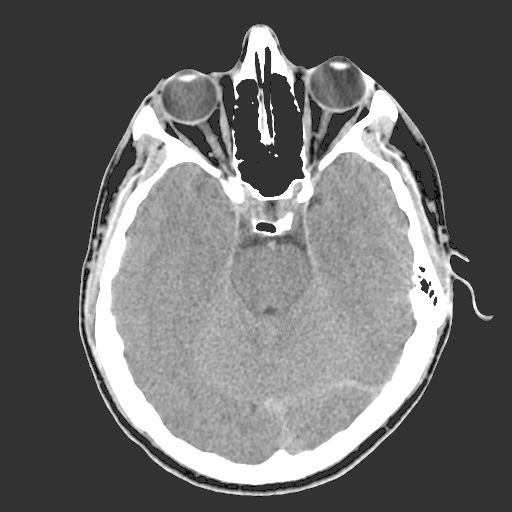
#> input picture HW2_Intensity-based Operations/Q4/HeadCT.tif, 512 x 512 px
$ python Q4.py
#> lines starting #> are read from the running program, lines starting #| are printed output that depends on the picture
import numpy as np
import cv2 as cv
import matplotlib.pyplot as plt

################## Part B ######################
def transform2(img1 , A , B):
    for i in range(img1.shape[0]):
        for j in range(img1.shape[1]):
            if img1[i,j]<A or img1[i,j]>B:
                    img1[i,j]=0  # intensities which are out of the [A,B] range, are changed to zero
    return img1

################## Part C ######################
# Reading the image in gray
HeadCT = cv.imread('HeadCT.tif' , 0)
#> HeadCT is the input picture: shape (512, 512); min 2, max 255, mean 107.2

# get copy of main image in order to not change in the process
img_copy = HeadCT.copy()

# Estimate the intensities if bone and baack ground
bone_intensity = img_copy[460,300]
#> bone_intensity = 255
background_intensity = img_copy[50,10]
#> background_intensity = 50
print('bone intensity=',bone_intensity,'\n','background intensity=', background_intensity)
#| bone intensity= 255
#|  background intensity= 50

New_img = transform2(img_copy,background_intensity+10, bone_intensity-10 ) # +-10 as confidence range
#> after the loop in transform2, `for i in range(img1.shape[0]):`:
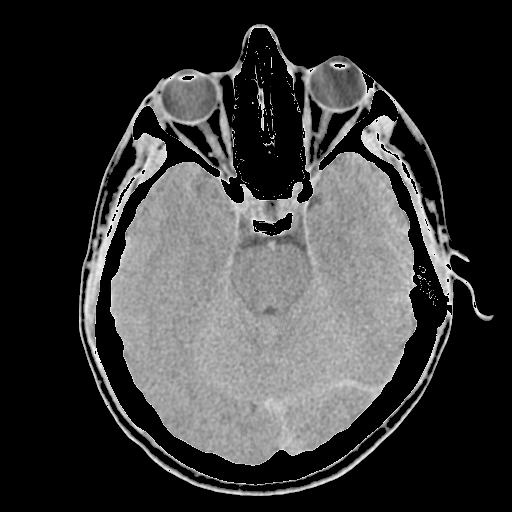
#> img1: shape (512, 512); min 0, max 245, mean 57.9
plt.figure(1)
plt.subplot(121), plt.imshow(HeadCT, 'gray'), plt.title('Main Image')
plt.subplot(122), plt.imshow(New_img, 'gray',vmin=0,vmax=HeadCT.max()), plt.title('New Image')
plt.savefig('main & new images')
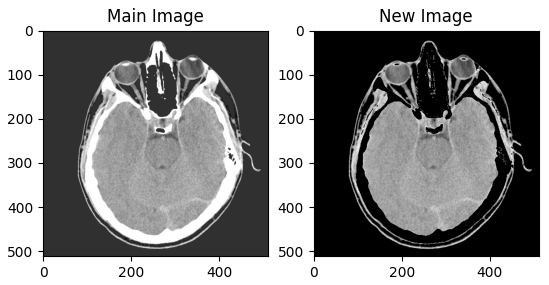
#> figure drawn by matplotlib, 2 panels
plt.show()

################## Part D ######################

r = np.arange(0,2**8-1) # initial intensities
z = r.copy() # Get copy of r in order to not change in the post processes
y = z[np.newaxis,: ] # add new dimension to initial intensities in order to be compatible with input of transform2 function
s=transform2(y , background_intensity+10 , bone_intensity-10).ravel() # output of transform2 function is 2D, thus  for plotting it we change it to 1D
#> s = 255 values, max 245 at index 245, min 0 at index 0, mean 111.2

plt.figure(2)
plt.plot(r,s,color='g')
plt.savefig('slicing transform')
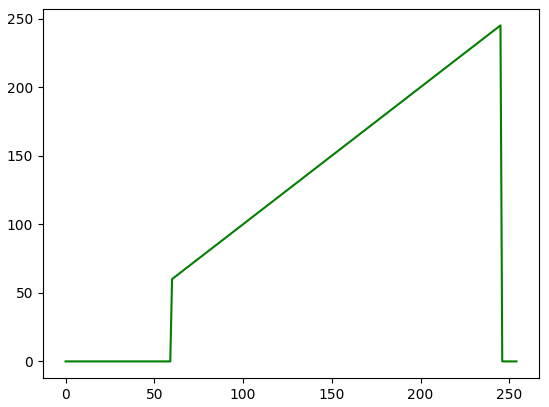
#> figure drawn by matplotlib, 1 panel; curve peaks at x = 245, y = 245
plt.show()
